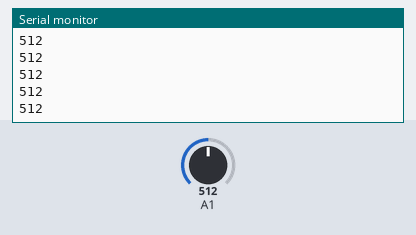
Recording of a sketch running on a simulated Arduino Uno, built with avr-gcc and run on an emulated ATmega328P. Shown: the last lines printed to the serial monitor. The inputs (shaded band) are chosen by the test bench; at power-on: A1 = 512.

Above: at 1.2 s.
1.3 s: A1 set to 716
At 2.3 s:
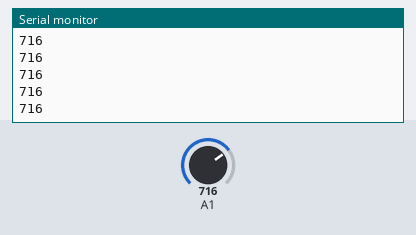
2.8 s: A1 set to 900
At 3.5 s:
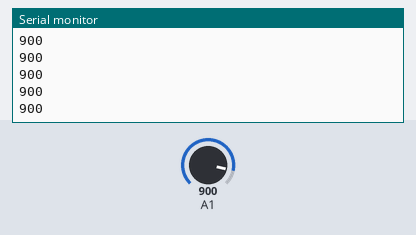
Timing chart, 0 to 5.8 s (numbered marks = the images above; inputs shaded):
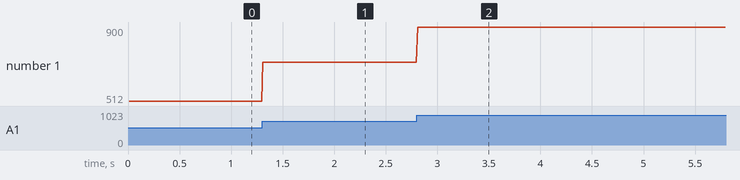

Measured:
- after the input at 1.3 s, the serial monitor: prints a new line at once (image 1)
- after the input at 2.8 s, the serial monitor: prints a new line at once (image 2)
- plotted number 1: 512 → 716 after the input at 1.3 s, 716 → 900 after the input at 2.8 s

The sketch:

temperature_sensore.ino
```cpp
void setup()
{
    //Init Seriale
    Serial.begin(9600);
    pinMode(A1, INPUT);
}

void loop()
{
    delay(10);
    int val_ADC = analogRead(A1);
    //invio il dato acquisito al pc
    Serial.println(val_ADC);
}
```
